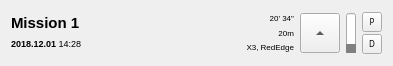
<?xml version="1.0" encoding="UTF-8"?>
<ui version="4.0">
 <class>MissionWidget</class>
 <widget class="QWidget" name="MissionWidget">
  <property name="geometry">
   <rect>
    <x>0</x>
    <y>0</y>
    <width>393</width>
    <height>66</height>
   </rect>
  </property>
  <property name="sizePolicy">
   <sizepolicy hsizetype="Expanding" vsizetype="Minimum">
    <horstretch>0</horstretch>
    <verstretch>0</verstretch>
   </sizepolicy>
  </property>
  <property name="windowTitle">
   <string>MissionWidget</string>
  </property>
  <layout class="QGridLayout" name="gridLayout">
   <item row="0" column="1">
    <layout class="QHBoxLayout" name="horizontalLayout">
     <item>
      <layout class="QVBoxLayout" name="verticalLayout_2">
       <property name="spacing">
        <number>1</number>
       </property>
       <item>
        <widget class="QLabel" name="label_flightTime">
         <property name="font">
          <font>
           <pointsize>6</pointsize>
          </font>
         </property>
         <property name="text">
          <string>&lt;html&gt;&lt;head/&gt;&lt;body&gt;&lt;p&gt;20' 34&amp;quot;&lt;/p&gt;&lt;/body&gt;&lt;/html&gt;</string>
         </property>
         <property name="alignment">
          <set>Qt::AlignRight|Qt::AlignTrailing|Qt::AlignVCenter</set>
         </property>
        </widget>
       </item>
       <item>
        <widget class="QLabel" name="label_altitude">
         <property name="font">
          <font>
           <pointsize>6</pointsize>
          </font>
         </property>
         <property name="text">
          <string>&lt;html&gt;&lt;head/&gt;&lt;body&gt;&lt;p&gt;20m&lt;/p&gt;&lt;/body&gt;&lt;/html&gt;</string>
         </property>
         <property name="alignment">
          <set>Qt::AlignRight|Qt::AlignTrailing|Qt::AlignVCenter</set>
         </property>
        </widget>
       </item>
       <item>
        <widget class="QLabel" name="label_sensors">
         <property name="font">
          <font>
           <pointsize>6</pointsize>
          </font>
         </property>
         <property name="text">
          <string>&lt;html&gt;&lt;head/&gt;&lt;body&gt;&lt;p&gt;X3, RedEdge&lt;/p&gt;&lt;/body&gt;&lt;/html&gt;</string>
         </property>
         <property name="alignment">
          <set>Qt::AlignRight|Qt::AlignTrailing|Qt::AlignVCenter</set>
         </property>
        </widget>
       </item>
      </layout>
     </item>
    </layout>
   </item>
   <item row="0" column="3">
    <widget class="QToolButton" name="syncButton">
     <property name="minimumSize">
      <size>
       <width>40</width>
       <height>40</height>
      </size>
     </property>
     <property name="text">
      <string/>
     </property>
     <property name="arrowType">
      <enum>Qt::UpArrow</enum>
     </property>
    </widget>
   </item>
   <item row="0" column="0">
    <layout class="QVBoxLayout" name="verticalLayout">
     <property name="spacing">
      <number>1</number>
     </property>
     <item>
      <widget class="QLabel" name="name">
       <property name="font">
        <font>
         <family>MS Shell Dlg 2</family>
         <pointsize>11</pointsize>
         <weight>75</weight>
         <italic>false</italic>
         <bold>true</bold>
        </font>
       </property>
       <property name="styleSheet">
        <string notr="true"/>
       </property>
       <property name="text">
        <string>Mission 1</string>
       </property>
      </widget>
     </item>
     <item>
      <widget class="QLabel" name="label_dateTime">
       <property name="font">
        <font>
         <pointsize>7</pointsize>
        </font>
       </property>
       <property name="text">
        <string>&lt;b&gt;2018.12.01&lt;/b&gt; 14:28</string>
       </property>
      </widget>
     </item>
    </layout>
   </item>
   <item row="0" column="4">
    <widget class="QProgressBar" name="progressBar">
     <property name="minimumSize">
      <size>
       <width>0</width>
       <height>40</height>
      </size>
     </property>
     <property name="maximumSize">
      <size>
       <width>10</width>
       <height>40</height>
      </size>
     </property>
     <property name="styleSheet">
      <string notr="true">QProgressBar::chunk {background-color: grey;}</string>
     </property>
     <property name="value">
      <number>24</number>
     </property>
     <property name="textVisible">
      <bool>false</bool>
     </property>
     <property name="orientation">
      <enum>Qt::Vertical</enum>
     </property>
    </widget>
   </item>
   <item row="0" column="6">
    <layout class="QVBoxLayout" name="verticalLayout_3">
     <property name="spacing">
      <number>2</number>
     </property>
     <property name="sizeConstraint">
      <enum>QLayout::SetFixedSize</enum>
     </property>
     <item>
      <widget class="QToolButton" name="pairButton">
       <property name="minimumSize">
        <size>
         <width>20</width>
         <height>20</height>
        </size>
       </property>
       <property name="maximumSize">
        <size>
         <width>20</width>
         <height>100</height>
        </size>
       </property>
       <property name="font">
        <font>
         <family>MV Boli</family>
         <pointsize>6</pointsize>
         <weight>50</weight>
         <bold>false</bold>
        </font>
       </property>
       <property name="toolTip">
        <string>Pair Sensor</string>
       </property>
       <property name="text">
        <string>P</string>
       </property>
       <property name="iconSize">
        <size>
         <width>18</width>
         <height>18</height>
        </size>
       </property>
      </widget>
     </item>
     <item>
      <widget class="QToolButton" name="deleteButton">
       <property name="minimumSize">
        <size>
         <width>20</width>
         <height>20</height>
        </size>
       </property>
       <property name="maximumSize">
        <size>
         <width>20</width>
         <height>20</height>
        </size>
       </property>
       <property name="font">
        <font>
         <family>MV Boli</family>
         <pointsize>6</pointsize>
        </font>
       </property>
       <property name="toolTip">
        <string>Delete Mission</string>
       </property>
       <property name="text">
        <string>D</string>
       </property>
      </widget>
     </item>
    </layout>
   </item>
  </layout>
 </widget>
 <resources/>
 <connections/>
</ui>
